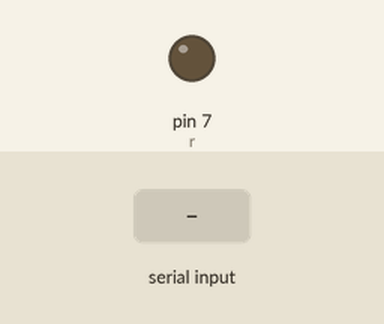
This sketch was run on a simulated Arduino Uno, built with avr-gcc and run on an emulated ATmega328P. On the bench: output pins drawn as LEDs (lit = HIGH). Inputs (shaded band) come from the test bench. Pins used as bus, display or sensor lines are not drawn.

Above: at 1.2 s.
1.3 s: "1" received over Serial
At 2.7 s:
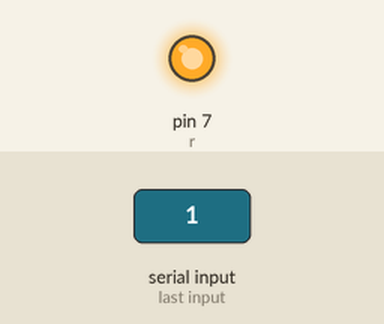
4.3 s: "2" received over Serial
At 5.2 s:
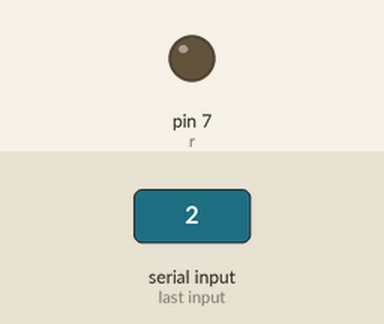
Timing chart, 0 to 7.3 s (numbered marks = the images above; inputs shaded):
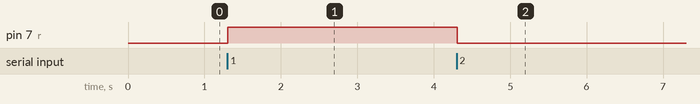

The sketch:

121.ino
```cpp
// (licence header left out)
#include <SPI.h>
#include <MFRC522.h>

#define SS_PIN 10
#define RST_PIN 9

MFRC522 rfid(SS_PIN, RST_PIN); // Instance of the class

MFRC522::MIFARE_Key key;
byte r=7;
// Init array that will store new NUID
byte nuidPICC[4];

void setup() {
  Serial.begin(9600);
  SPI.begin(); // Init SPI bus
  rfid.PCD_Init(); // Init MFRC522
   pinMode (r,OUTPUT);
}

void loop() {

char x = Serial.read();
if(x =='1')
digitalWrite(r,HIGH);
 else if (x =='2')
 digitalWrite(r,LOW);
  // Reset the loop if no new card present on the sensor/reader. This saves the entire process when idle.
  if ( ! rfid.PICC_IsNewCardPresent())
    return;

  // Verify if the NUID has been readed
  if ( ! rfid.PICC_ReadCardSerial())
    return;

    printDec(rfid.uid.uidByte, rfid.uid.size);
    Serial.println();

  // Halt PICC
  rfid.PICC_HaltA();

  // Stop encryption on PCD
  rfid.PCD_StopCrypto1();
}

/**
 * Helper routine to dump a byte array as dec values to Serial.
 */
void printDec(byte *buffer, byte bufferSize) {
  for (byte i = 0; i < bufferSize; i++) {
   // Serial.print(buffer[i] < 0x10 ? " 0" : " ");
    Serial.print(buffer[i],DEC);
  }
}
```

Measured:
- after the input at 1.3 s, pin 7 (r): LOW → HIGH at once
- after the input at 4.3 s, pin 7 (r): HIGH → LOW at once
